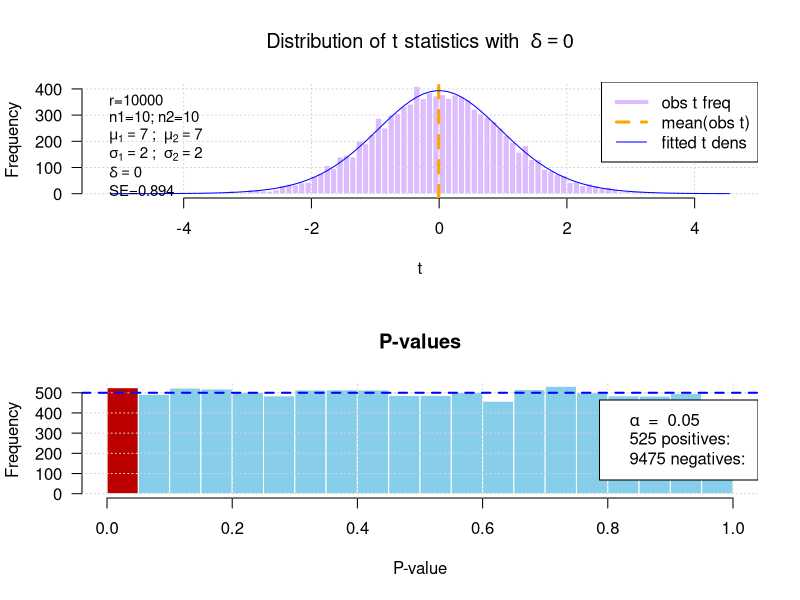
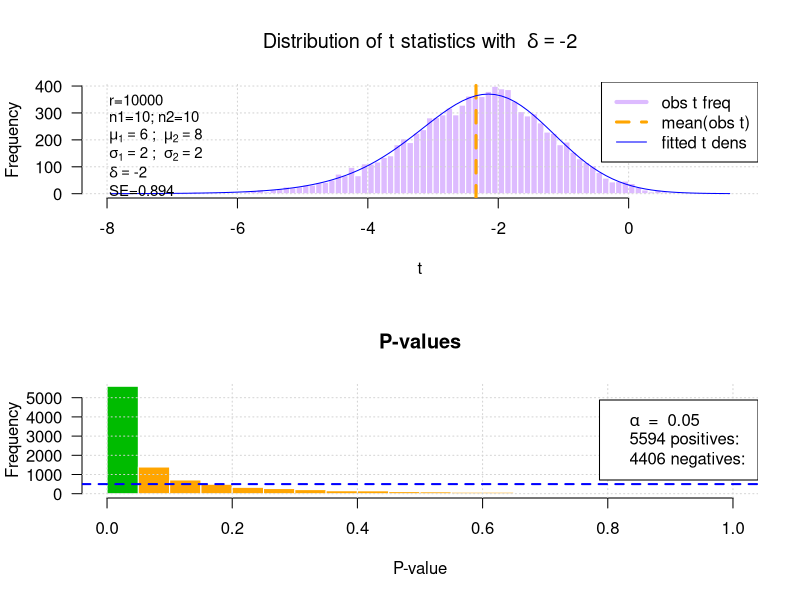
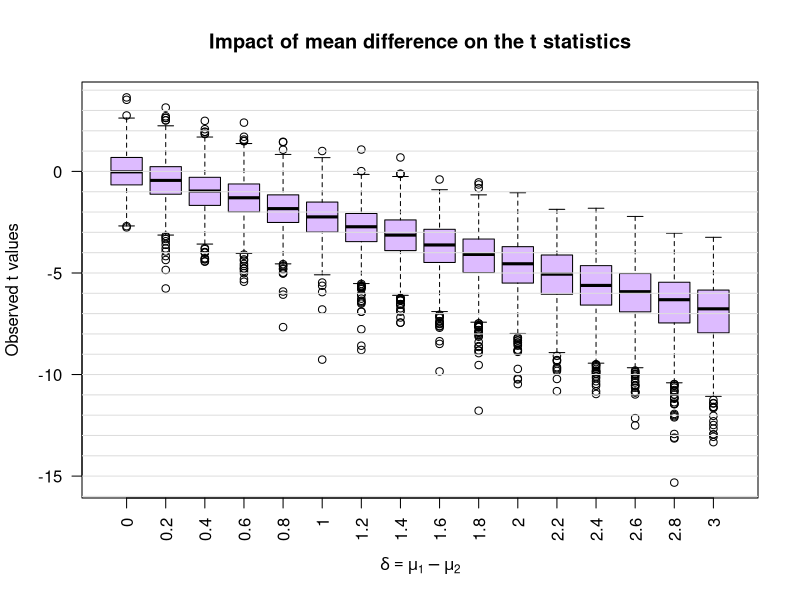
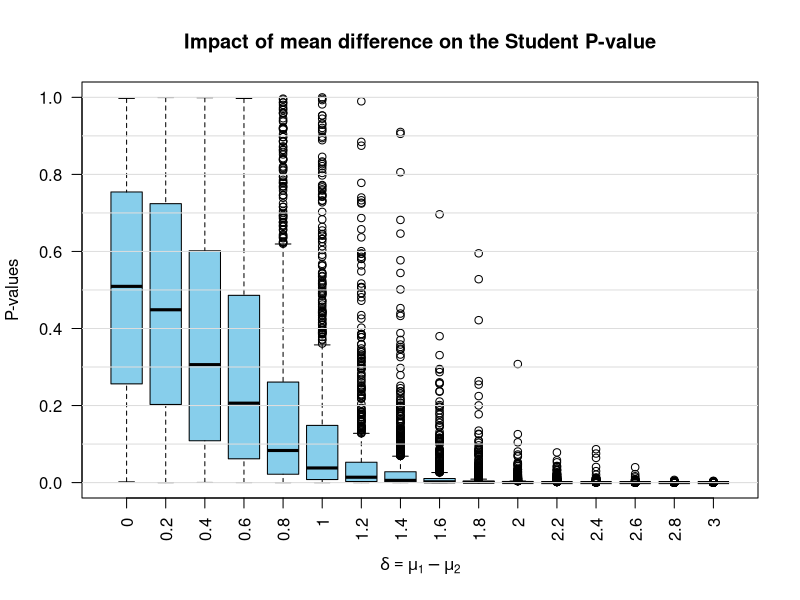
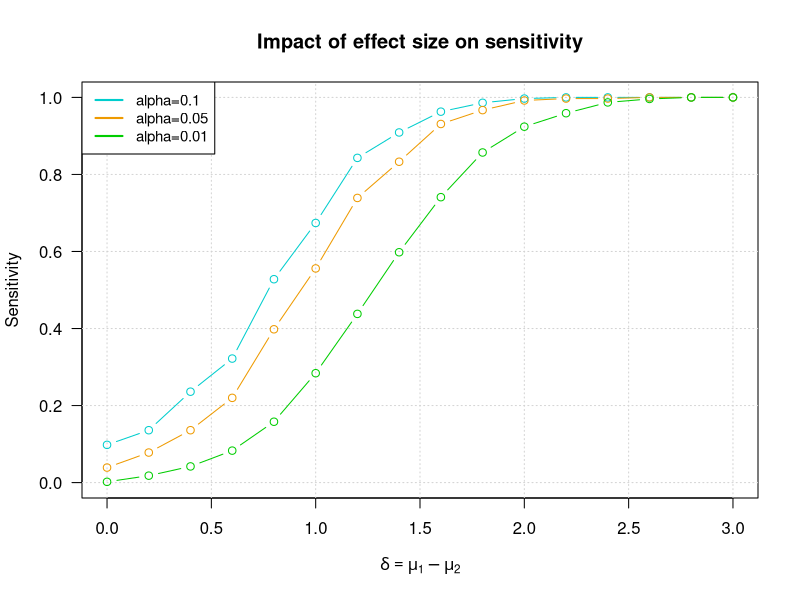

The R script that drew these images, in order:
## ---- chunk 1
library(knitr)

options(width = 300)
# options(encoding = 'UTF-8')
knitr::opts_chunk$set(
  fig.width = 7, fig.height = 5, 
  fig.path = 'figures/canale23_',
  fig.align = "center", 
  size = "tiny", 
  echo = TRUE, 
  eval = TRUE, 
  warning = FALSE, 
  message = FALSE, 
  results = TRUE, 
  comment = "")

options(scipen = 12) ## Max number of digits for non-scientific notation
# knitr::asis_output("\\footnotesize")

## ---- chunk 2
## Parameters for the exercise
replicates <- 10000     ## Number of replicates
alpha <- 0.05  ## Accepted risk for type I error
## ---- chunk 3
#### Population parameters ####
n1 <- 10     ## Taille du premier échantillon
n2 <- 10     ## Taille du second échantillojn
mu1 <- 7     ## Moyenne de la 1ere population
mu2 <- 7     ## Moyenne de la 2eme population
sigma1 <- 2  ## Ecart-type de la 1ere population
sigma2 <- 2  ## Ecart-type de la 2eme population

## On tire des échantillons des deux populations respectives
x1 <- rnorm(n = n1, mean = mu1, sd = sigma1)
x2 <- rnorm(n = n2, mean = mu2, sd = sigma2)
## ---- chunk 4
## Moyennes d'échantillons
m1 <- mean(x1)
m2 <- mean(x2)

## Ecarts-types d'échantillons
s1 <- sqrt(sum((x1 - m1)^2)/n1)
s2 <- sqrt(sum((x2 - m2)^2)/n2)


## Estimateurs de moyennes des populations
mu1_est <- m1
mu2_est <- m2

## Estimateurs des écarts-types d'échantillons
sigma1_est <- sqrt(sum((x1 - m1)^2)/(n1-1))
sigma2_est <- sqrt(sum((x2 - m2)^2)/(n2-1))


## Vérification : la fonction sd() ne retourne pas l'écart-type de l'échantillon : 
## elle retourne un estimateur de l'écart-type de la population
kable(
  data.frame(matrix(ncol=4, nrow=2, c(
    1, 2,
    s1, s2,
    sigma1_est, sigma2_est, 
    sd(x1), sd(x2))
  )), 
  col.names = c("sample", "s", "sigma_est", "sd() result"))

## ---- chunk 5

#### Réalisation du test de Student ####

## Utilisation de la fonction t.test() pour réaliser le test de Student
ttest_result <- t.test(x1, x2, 
       var.equal = TRUE,  ## On postule les variances égales
       alternative = "two.sided", ## Test bilatéral
       conf.level = 1 - alpha ## Niveau de confiance
       )

## Imprimer le rapport du test de Student
print(ttest_result)

## Récupérer les informations dans un vecteur nommé
kable(c("Statistics: t " = unname(ttest_result$statistic), ## statistique de Student calculée
        "Parameter: df " = unname(ttest_result$parameter),         ## paramètre de la distribution de Student (degrés de liberté)
        "P-value " = ttest_result$p.value), 
      col.names = "value")

## ---- chunk 6
#### Réalisation manuelle du test de Student ####

n1 <- length(x1) ## Taille d'échantillon
m1 <- sum(x1) / n1 ## Moenne du premier échantillon
s1 <- sqrt(sum((x1 - m1)^2)/n1) ## Ecart-type du premier échantillon

## Idem pour le second échantillon
n2 <- length(x2) 
m2 <- sum(x2) / n2
s2 <- sqrt(sum((x2 - m2)^2)/n2)

## Afficher les paramètres des échantillons
kable(
  data.frame(matrix(ncol=4, nrow=2, c(
    1, 2,
    n1, n2, 
    round(digits=2, m1), round(digits=2, m2),
    round(digits=2, s1), round(digits=2, s2)
  ))), 
  col.names = c("sample", "n", "m", "s"))

## ---- chunk 7
## Estimation des moyennes de population
mu1_est <- m1
mu2_est <- m2

## Estimation des écarts-types
sigma1_est <- s1 * sqrt(n1/(n1-1))
sigma2_est <- s2 * sqrt(n2/(n2-1))

## Afficher les paramètres estimés pour la population
kable(
  data.frame(matrix(ncol=3, nrow=2, c(
    1, 2,
    round(digits=2, mu1_est), round(digits=2, mu2_est),
    round(digits=3, sigma1_est), round(digits=3, sigma2_est)
  ))), 
  col.names = c("population", "$\\hat{\\mu}$", "$\\hat{\\sigma}$"))

#cat("mu1_est = ", round(digits=2, mu1_est), "sigma1_est", round(digits=3, sigma1_est))
#cat("mu2_est = ", round(digits=2, mu2_est), "sigma2_est", round(digits=3, sigma2_est))


## ---- chunk 8
#### Calcul des estimateurs au moyen des fonctions R mean() et sd() ####
mean1 <- mean(x1)
mean2 <- mean(x2)
sd1 <- sd(x1)
sd2 <- sd(x2)

## Afficher les paramètres estimés pour la population
kable(
  data.frame(matrix(ncol=3, nrow=2, c(
    1, 2,
    round(digits=2, mean1), round(digits=2, mean2),
    round(digits=3, sd1), round(digits=3, sd2)
  ))), 
  col.names = c("fonctions R", "`mean()`", "`sd()`"))

#cat("mean1 = ", round(digits=2, mean1), "sd1", round(digits=2, sd1))
#cat("mean2 = ", round(digits=2, mean2), "sd2", round(digits=2, sd2))

## Print the result for the knitr report
result <- t(data.frame(
  "moyennes de populations" = c(mu1, mu2),
  "moyennes d'échantillons" = c(m1, m2),
  "moyennes estimées" = c(mu1_est, mu2_est),
  "écarts-types de population" = c(sigma1, sigma2),
  "écarts-types d'échantillons" = c(s1, s2),
  "écarts-types estimés" = c(sigma1_est, sigma2_est)))
colnames(result) <- c("Population 1", "Population 2")

kable(as.data.frame(result), digits = 2, caption = "Estimation des paramètres de centralité (moyenne) et dispersion (écart-type) des populations à partir des échantillons. ")


## ---- chunk 9

## Difference between sample means
diff <- m1 - m2

## Estimation of the standard error on the difference between sample means
Student.diff.err <- sqrt((1/n1 + 1/n2) * (n1 * s1^2 + n2 * s2^2) / (n1 + n2 - 2))

## Student statistics
Student.t <- diff / Student.diff.err


## Print Student statistics with 5 significant digits
cat("Student statistics  t =", signif(digits=5, Student.t))

## ---- chunk 10
#### Calcul de la P-valeur ####
Student.df <- n1 + n2 - 2
Student.p <- 2 * pt(q = abs(Student.t), df = Student.df, lower.tail = FALSE)

## Affichage du résultat
cat("Student P-value  t =", signif(digits=5, Student.p))

## Comparaison du résultat de la fonction t.test() et du calcul manuel
kable(
  data.frame(matrix(ncol=4, nrow=2, c(
    "`t.test()`", "Calcul manuel",
    ttest_result$parameter, Student.df, 
    round(digits=2, ttest_result$statistic), round(digits=2, Student.t), 
    signif(digits=5, ttest_result$p.value), signif(digits=5, Student.p)
  ))), 
  col.names = c("méthode de calcul", "df", "$t$", "$p$"))

ttest_result$p.value

## ---- chunk 11
## Expected number of false positives
exp_fp <- replicates * alpha
## ---- chunk 12

#' Effectue un test t (Student ou Welch) sur deux échantillons simulés
#'
#' Cette fonction génère deux échantillons indépendants selon des lois normales
#' de paramètres spécifiés, puis effectue automatiquement :
#' \itemize{
#'   \item un test t de Student si les écarts-types sont égaux ;
#'   \item un test t de Welch si les écarts-types diffèrent.
#' }
#'
#' La fonction renvoie la statistique de test t ainsi que la valeur p.
#'
#' @param n1 Taille de l'échantillon 1.
#' @param n2 Taille de l'échantillon 2.
#' @param mu1 Moyenne de la population 1.
#' @param mu2 Moyenne de la population 2.
#' @param sigma1 Écart-type de la population 1.
#' @param sigma2 Écart-type de la population 2.
#'
#' @return Un vecteur numérique nommé de longueur 2 :
#' \describe{
#'   \item{t}{La statistique du test.}
#'   \item{p}{La valeur p associée.}
#' }
#'
#' @examples
#' # Écarts-types égaux → Student
#' one_test(10, 10, 7, 7, 2, 2)
#'
#' # Écarts-types différents → Welch
#' one_test(10, 10, 7, 7, 2, 4)
#'
#' @export
one_test <- function(n1, n2, mu1, mu2, sigma1, sigma2) {
  
  # Échantillons simulés
  x1 <- rnorm(n1, mean = mu1, sd = sigma1)
  x2 <- rnorm(n2, mean = mu2, sd = sigma2)
  
  # Choix automatique du test
  equal_var <- (sigma1 == sigma2)
  
  ttest <- t.test(x1, x2, var.equal = equal_var)
  
  c(t = ttest$statistic, p = ttest$p.value)
}
## ---- chunk 13
#### Replicate the t test ####

## Parameterss
n1 = 10
n2 = 10
mu1 = 7
mu2 = 7
sigma1 = 2
sigma2 = 2

## Replications of the t test
results_H0 <- data.frame(t(replicate(
  n = replicates, 
  expr = one_test(n1 = n1, n2 = n2, mu1 = mu1, mu2 = mu2, sigma1 = sigma1, sigma2 = sigma2))))
colnames(results_H0) <- c("t", "p")
## ---- chunk 14
#### A function that plots the histograms of t statistics and P-values in the simulated t-tests under H0 ####

#' Plot Histograms of t Statistics and p-values from Simulated t-tests
#'
#' This function produces two stacked histograms (t statistics and p-values)
#' obtained from simulated t-tests under the null hypothesis.
#' It overlays a fitted Student t-density on the observed t-statistics
#' and draws reference lines showing the expected distribution of p-values.
#'
#' @param ttest_results A list or data frame containing two numeric components:
#'   \describe{
#'     \item{\code{t}}{A numeric vector of observed t statistics.}
#'     \item{\code{p}}{A numeric vector of observed p-values.}
#'   }
#' @param col_t_obs Color of the histogram bars for observed t statistics.
#' @param col_t_mean Color of the vertical line showing the empirical mean of t.
#' @param col_t_fit Color of the fitted Student t density curve.
#' @param col_p_pos Color used for p-values below the significance threshold 
#'   (first histogram bin).
#' @param col_p_neg Color used for p-values above the significance threshold.
#' @param col_p_exp Color of the reference line showing the expected uniform
#'   distribution of p-values.
#'
#' @return This function is used for its side effects: it produces two histograms
#'   on the current graphics device. It returns \code{NULL} invisibly.
#'
#' @details
#' The function expects that several global variables exist in the environment:
#' \code{n1}, \code{n2}, \code{replicates}, \code{mu1}, \code{mu2},
#' \code{sigma1}, \code{sigma2}.  
#' These values are used to compute the fitted t distribution and to display
#' summary information in the legends.
#'
#' If you plan to turn this into a package function, it is recommended to pass
#' these values explicitly as arguments rather than relying on global variables.
#'
#' @examples
#' \dontrun{
#' # Suppose you already simulated results:
#' results <- list(
#'   t = rnorm(1000),     # placeholder values
#'   p = runif(1000)
#' )
#'
#' ttest_histograms(results)
#' }
#'
#' @importFrom graphics hist grid abline legend par lines
#' @export
ttest_histograms <- function (ttest_results,
                              n1 = n1,
                              n2 = n2,
                              mu1 = mu1,
                              mu2 = mu2,
                              sigma1 = sigma1,
                              sigma2 = sigma2,
                              col_t_obs = "#DDBBFF",
                              col_t_mean = "orange",
                              col_t_fit = "blue",
                              col_p_pos = "#BB0000",
                              col_p_neg = "skyblue",
                              col_p_exp  = "blue") {
  
  par(mfrow=c(2,1))
  
  ## Compute parameteers
  delta <- mu1 - mu2
  message("Computing non-centrality parameter (ncp)")
  if (sigma1 == sigma2) {
    message("Equal variances : sigma1=sigma2 = ", sigma1)
    SE <- sigma1 * sqrt(1/n1 + 1/n2)
  } else {
    message("Unequal variances : sigma1=", sigma1, "; sigma2=", sigma2)
    SE <- sqrt(sigma1^2/n1 + sigma2^2/n2)
  }
  lambda <- delta / SE
  
  
  ## Hstogram of observedt statistics
  t_hist <- hist(ttest_results$t, breaks = 100, 
                 main = bquote("Distribution of t statistics with " ~ delta == .(delta)),
                 xlab = "t",
                 col = col_t_obs, 
                 border="white",
                 las = 1)
  grid()
  abline(v = mean(ttest_results$t), col = col_t_mean, lwd = 3, lty="dashed")
  
  ## Fit a Student density function over the observed t statistics
  x <- t_hist$mids
  n_breaks <- length(t_hist$breaks) ## Number of class intervals in the histogram
  w <- t_hist$breaks[2:n_breaks] - t_hist$breaks[1:(n_breaks - 1)]
  y <- dt(x = t_hist$mids, # - mean(ttest_results$t), 
          ncp = lambda <- delta / SE,
          df = n1 + n2 - 2
  ) * replicates * w
  lines(x = x, y = y, col = col_t_fit)
  
  legend("topright", 
         legend = c("obs t freq", 
                    "mean(obs t)",
                    "fitted t dens"),
         col = c(col_t_obs, col_t_mean, col_t_fit),
         lwd = c(4, 3, 1),
         lty = c("solid", "dashed", "solid"),
         cex==0.7)
  
  legend("topleft", 
         legend = c(
           paste0("r=", replicates),
           paste0("n1=", n1, "; n2=", n2),
           bquote(mu[1] == .(mu1) ~ "; " ~mu[2] == .(mu2)),
           bquote(sigma[1] == .(sigma1) ~ "; " ~sigma[2] == .(sigma2)),
           bquote(delta == .(delta)),
           paste0("SE=", signif(SE, digits = 3)),
           bquote(lambda == .(lambda))
         ), bty = "n",
         cex = 0.9)
  
  sum(t_hist$counts)
  
  ## Hstogram of t-test P-values
  p_hist <- hist(ttest_results$p, 
                 breaks = seq(from = 0, to = 1, by = 0.05), 
                 main = "P-values",
                 xlab = "P-value",
                 col = c(col_p_pos, rep(length.out = 19, col_p_neg)), border="white",
                 las = 1)
  grid()
  abline(h = replicates / 20, col = col_p_exp, lwd = 2, lty = "dashed")
  
  np <- sum(ttest_results$p <= alpha) # Number of tests declared positive
  nn <- sum(ttest_results$p > alpha) # Number of tests declared negative
  legend("right", 
         legend = c(
           bquote(alpha  ~ " = "  ~ .(alpha)),
           paste0(np, " positives: "),
           paste0(nn, " negatives: ")
         ),
         cex = 1)
  
  par(mfrow=c(1,1))
}


## ---- chunk 15

ttest_histograms(ttest_results = results_H0, 
                 n1 = n1, n2 = n2,
                 mu1 = mu1, mu2 = mu2, 
                 sigma1 = sigma1, sigma2 = sigma2,
                 col_p_pos = "#BB0000", col_p_neg = "skyblue")


## ---- chunk 16
n_FP <- sum(results_H0$p < alpha)
## ---- chunk 17
#### Replicate the t test ####

## Parameterss
n1 = 10
n2 = 10
mu1 = 6
mu2 = 8
sigma1 = 2
sigma2 = 2

## Replications of the t test
results_H1 <- data.frame(t(replicate(
  n = replicates, 
  expr = one_test(n1 = n1, n2 = n2, mu1 = mu1, mu2 = mu2, sigma1 = sigma1, sigma2 = sigma2))))
colnames(results_H1) <- c("t", "p")
# head(results_H1)
## ---- chunk 18

ttest_histograms(ttest_results = results_H1, n1 = n1, n2 = n2,
                 mu1 = mu1, mu2 = mu2, 
                 sigma1 = sigma1, sigma2 = sigma2,
                 col_p_pos = "#00BB00", col_p_neg = "orange")

## ---- chunk 19
#### Calcul de la puissance du test

n_pos <- sum(results_H1$p <= alpha)
n_neg <- sum(results_H1$p > alpha)
ttest_power <- n_neg / replicates

## ---- chunk 20
#### Immmpact de la différence sur la puissance ####

## Parameterss
replicates <- 1000     ## Number of replicates
n1 = 10
n2 = 10
mu1 = 0
sigma1 = 1
sigma2 = 1
delta_values <- seq(from = 0, to = 3, by = 0.2)


## Replications of the t test
results <- list()
t_values <- list()
p_values <- list()
for (delta in delta_values) {
  mu2 = mu1 + delta
  
  label <- as.character(delta)
  results <- data.frame(t(replicate(
    n = replicates, 
    expr = one_test(n1 = n1, n2 = n2, mu1 = mu1, mu2 = mu2, sigma1 = sigma1, sigma2 = sigma2))))
  colnames(results) <- c("t", "p")
  p_values[[label]] <- results$p
  t_values[[label]] <- results$t
  
}


#par(mfrow = c(2,1))
boxplot(t_values, col="#DDBBFF", 
        main = "Impact of mean difference on the t statistics", 
        xlab = expression(delta == mu[1] - mu[2]),
        ylab = "Observed t values",
        las = 2)
abline(h=seq(floor(min(unlist(t_values))), ceiling(max(unlist(t_values))), 1), col="#DDDDDD")

boxplot(p_values, col="skyblue", 
        main = "Impact of mean difference on the Student P-value", 
        xlab = expression(delta == mu[1] - mu[2]),
        ylab="P-values",
        las = 2)
abline(h=seq(0, 1, 0.1), col="#DDDDDD")
#par(mfrow = c(1,1))

#### Compute the sensitivity ####
alpha_values <- c(0.1, 0.05, 0.01)
plot(NULL, 
     main = "Impact of effect size on sensitivity",
     xlab = bquote(delta == mu[1] - mu[2]),
     ylab = "Sensitivity",
     xlim=range(delta_values), 
     ylim = c(0,1), las = 1)
grid()
#sens <- list()
alpha_col = c("cyan3", "orange2", "green3")
i <- 0
for (a in alpha_values) {
  i <- i + 1
  #  sens[[as.character(a)]] <- sapply(p_values, function(x) mean(x < a))
  sens_values <- sapply(p_values, function(x) mean(x < a))
  lines(x = delta_values, y = sens_values, 
        col = alpha_col[i],
        type = "b")
}

legend("topleft",
       legend = paste0("alpha=",alpha_values),
       col = alpha_col,
       lwd = 2,
       cex=0.9)
